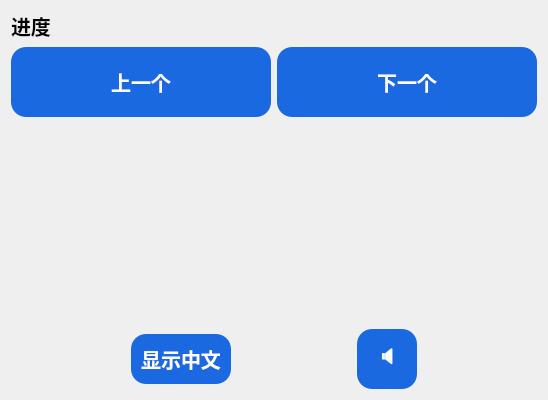
       <widget class="QWidget" name="page_4">
        <layout class="QVBoxLayout" name="verticalLayout_10">
         <item>
          <layout class="QHBoxLayout" name="horizontalLayout_12">
           <item>
            <widget class="QLabel" name="label_5">
             <property name="styleSheet">
              <string notr="true">font:bold;
font-size:20px;font-family:幼圆;</string>
             </property>
             <property name="text">
              <string>进度</string>
             </property>
            </widget>
           </item>
           <item>
            <widget class="QLineEdit" name="progressshow">
             <property name="styleSheet">
              <string notr="true">background:transparent;border-width:0;border-style:outset;font:bold 24px</string>
             </property>
             <property name="readOnly">
              <bool>true</bool>
             </property>
            </widget>
           </item>
          </layout>
         </item>
         <item>
          <layout class="QVBoxLayout" name="verticalLayout_6">
           <item>
            <layout class="QHBoxLayout" name="horizontalLayout_10">
             <item>
              <widget class="QPushButton" name="lastbtn">
               <property name="minimumSize">
                <size>
                 <width>200</width>
                 <height>70</height>
                </size>
               </property>
               <property name="styleSheet">
                <string notr="true">QPushButton{background:#1B69E0;border-radius:15px;font:bold;
font-size:20px;font-family:幼圆;color:#FFFFFF}
QPushButton:hover{background:#124EE6;}</string>
               </property>
               <property name="text">
                <string>上一个</string>
               </property>
              </widget>
             </item>
             <item>
              <widget class="QPushButton" name="nextbtn">
               <property name="minimumSize">
                <size>
                 <width>200</width>
                 <height>70</height>
                </size>
               </property>
               <property name="styleSheet">
                <string notr="true">QPushButton{background:#1B69E0;border-radius:15px;font:bold;
font-size:20px;font-family:幼圆;color:#FFFFFF}
QPushButton:hover{background:#124EE6;}</string>
               </property>
               <property name="text">
                <string>下一个</string>
               </property>
              </widget>
             </item>
            </layout>
           </item>
           <item>
            <widget class="QTextBrowser" name="reciteshow">
             <property name="minimumSize">
              <size>
               <width>526</width>
               <height>200</height>
              </size>
             </property>
             <property name="maximumSize">
              <size>
               <width>16777215</width>
               <height>16777215</height>
              </size>
             </property>
             <property name="styleSheet">
              <string notr="true">background:transparent;border-width:0;border-style:outset;font:bold 36px</string>
             </property>
            </widget>
           </item>
           <item>
            <layout class="QHBoxLayout" name="horizontalLayout_11">
             <item>
              <spacer name="horizontalSpacer_2">
               <property name="orientation">
                <enum>Qt::Horizontal</enum>
               </property>
               <property name="sizeHint" stdset="0">
                <size>
                 <width>40</width>
                 <height>20</height>
                </size>
               </property>
              </spacer>
             </item>
             <item>
              <widget class="QPushButton" name="showmeaning">
               <property name="minimumSize">
                <size>
                 <width>100</width>
                 <height>50</height>
                </size>
               </property>
               <property name="styleSheet">
                <string notr="true">QPushButton{background:#1B69E0;border-radius:15px;font:bold;
font-size:20px;font-family:幼圆;color:#FFFFFF}
QPushButton:hover{background:#124EE6;}</string>
               </property>
               <property name="text">
                <string>显示中文</string>
               </property>
              </widget>
             </item>
             <item>
              <spacer name="horizontalSpacer_4">
               <property name="orientation">
                <enum>Qt::Horizontal</enum>
               </property>
               <property name="sizeHint" stdset="0">
                <size>
                 <width>40</width>
                 <height>20</height>
                </size>
               </property>
              </spacer>
             </item>
             <item>
              <widget class="QPushButton" name="playsound">
               <property name="minimumSize">
                <size>
                 <width>60</width>
                 <height>60</height>
                </size>
               </property>
               <property name="styleSheet">
                <string notr="true">QPushButton{background:#1B69E0;border-radius:15px;font:bold;
font-size:20px;font-family:幼圆;color:#FFFFFF}
QPushButton:hover{background:#124EE6;}</string>
               </property>
               <property name="text">
                <string>🔈</string>
               </property>
              </widget>
             </item>
             <item>
              <spacer name="horizontalSpacer_3">
               <property name="orientation">
                <enum>Qt::Horizontal</enum>
               </property>
               <property name="sizeHint" stdset="0">
                <size>
                 <width>40</width>
                 <height>20</height>
                </size>
               </property>
              </spacer>
             </item>
            </layout>
           </item>
          </layout>
         </item>
        </layout>
       </widget>
